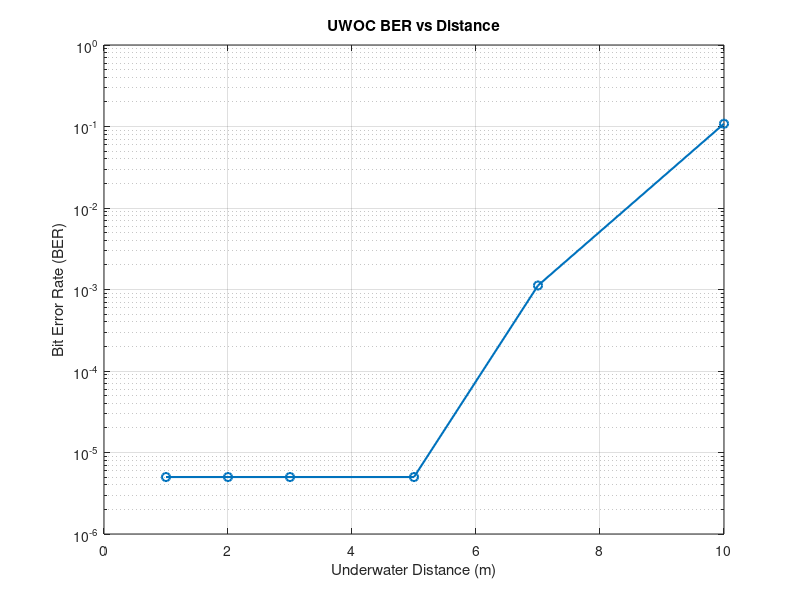

Reproduce this figure in MATLAB. (Note: this script raises an error after producing the figure.)

clc;
clear;
close all;

% UWOC BER versus distance simulation
rng(10);                 % Reproducible random results

N = 100000;               % Number of transmitted bits
Rb = 10e6;                 % Bit rate: 10 Mbps
samplesPerBit = 20;        % Samples per bit

Pt = 1e-3;                 % ON optical power: 1 mW
responsivity = 0.5;        % Photodetector responsivity: A/W
c = 0.30;                  % Water attenuation coefficient: 1/m
noiseStd = 1e-5;           % Assumed current-noise std. dev.: A

distances = [1 2 3 5 7 10];
BER = zeros(size(distances));

% Generate one bit sequence for all distances
bits = randi([0 1], 1, N);

% Repeat each bit to create the OOK optical signal
opticalPower = repelem(Pt * bits, samplesPerBit);

for k = 1:length(distances)

    % Underwater attenuation
    loss_dB = 4.343 * c * distances(k);
    receivedPower = opticalPower * 10^(-loss_dB/10);

    % PIN photodetector
    photocurrent = responsivity * receivedPower;

    % Add receiver noise
    noisyCurrent = photocurrent + ...
        noiseStd * randn(size(photocurrent));

    % Sample near the centre of each bit
    sampleIndex = round(samplesPerBit/2): ...
        samplesPerBit:(N*samplesPerBit);

    sampledCurrent = noisyCurrent(sampleIndex);

    % Detection threshold
    threshold = responsivity * Pt * ...
        10^(-loss_dB/10) / 2;

    receivedBits = sampledCurrent > threshold;

    % Calculate BER
    errors = sum(bits ~= receivedBits);
    BER(k) = errors / N;

    fprintf('Distance: %2d m | BER: %.6g | Errors: %d\n', ...
        distances(k), BER(k), errors);
end

% Plot BER against distance
figure;
semilogy(distances, max(BER, 0.5/N), '-o', ...
    'LineWidth', 1.5);

xlabel('Underwater Distance (m)');
ylabel('Bit Error Rate (BER)');
title('UWOC BER vs Distance');
grid on;

% Display the results in a table
results = table(distances', BER', ...
    'VariableNames', {'Distance_m', 'BER'});

disp(results);
writetable(results, 'uwoc_ber_results.csv');
